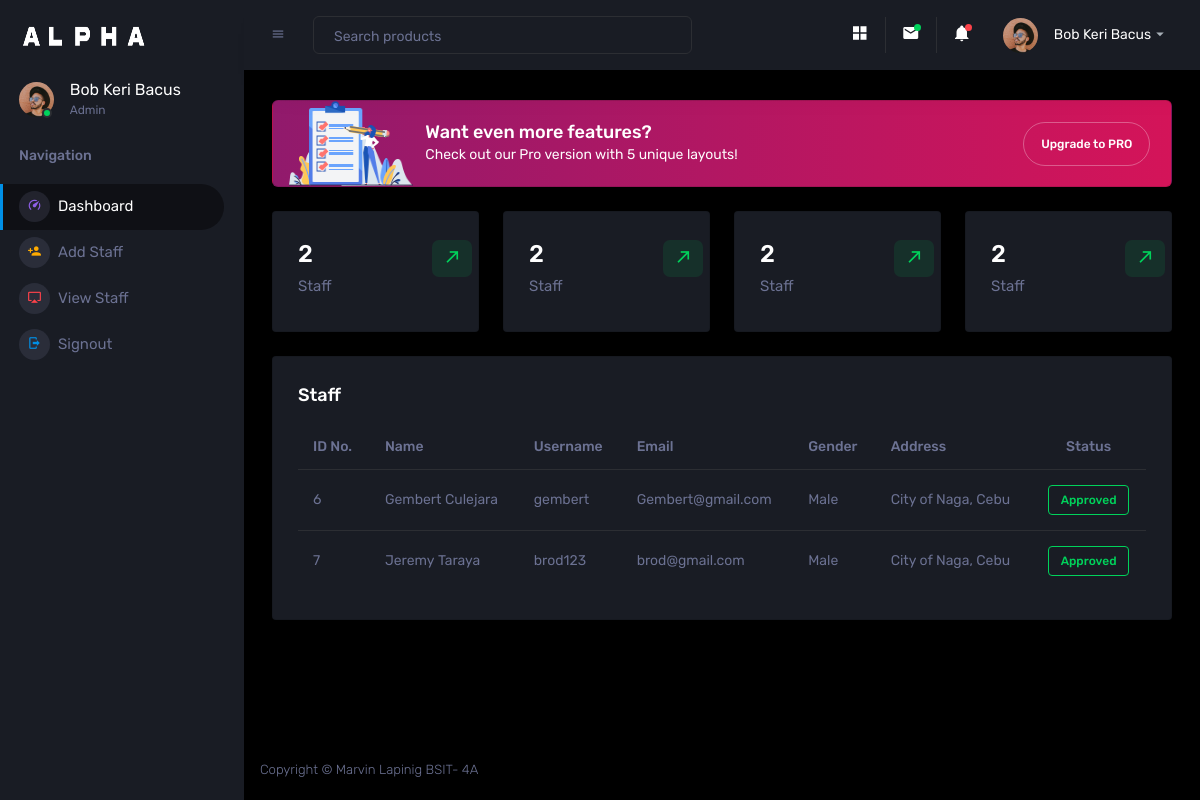
The page /Hod/Home (signed in) on the database its author committed.
### app/models.py (models this page shows, shortened)
class CustomUser(AbstractUser):
    USER = (
        ('1','HOD'),
        ('2', 'STAFF'),
    )
    user_type = models.CharField(choices=USER,max_length=50,default=1)
    profile_pic = models.ImageField(upload_to='media/profile_pic')

class Staff(models.Model):
    admin = models.OneToOneField(CustomUser, on_delete=models.CASCADE)
    address = models.TextField()
    gender = models.CharField(max_length=100)
    created_at = models.DateTimeField(auto_now_add=True)
    updated_at = models.DateTimeField(auto_now_add=True)

### admin_management_system/Hod_Views.py (the view)
# urls.py: path('Hod/Home',Hod_Views.HOME,name='hod_home'),
@login_required(login_url='/')
@cache_control(no_cache=True, must_revalidate=True, no_store=True)
def HOME(request):
    staff = Staff.objects.all()
    staff_count = Staff.objects.all().count()
    context = {
        'staff': staff,
        'staff_count': staff_count,
    }
    return render(request,'Hod/home.html',context)

### templates/Hod/home.html
{% extends 'base.html' %}
{% block content %}
<div class="content-wrapper">
            <div class="row">
              <div class="col-12 grid-margin stretch-card">
                <div class="card corona-gradient-card">
                  <div class="card-body py-0 px-0 px-sm-3">
                    <div class="row align-items-center">
                      <div class="col-4 col-sm-3 col-xl-2">
                        <img src="assets/images/dashboard/Group126@2x.png" class="gradient-corona-img img-fluid" alt="">
                      </div>
                      <div class="col-5 col-sm-7 col-xl-8 p-0">
                        <h4 class="mb-1 mb-sm-0">Want even more features?</h4>
                        <p class="mb-0 font-weight-normal d-none d-sm-block">Check out our Pro version with 5 unique layouts!</p>
                      </div>
                      <div class="col-3 col-sm-2 col-xl-2 pl-0 text-center">
                        <span>
                          <a href="https://www.bootstrapdash.com/product/corona-admin-template/" target="_blank" class="btn btn-outline-light btn-rounded get-started-btn">Upgrade to PRO</a>
                        </span>
                      </div>
                    </div>
                  </div>
                </div>
              </div>
            </div>
            <div class="row">
              <div class="col-xl-3 col-sm-6 grid-margin stretch-card">
                <div class="card">
                  <div class="card-body">
                    <div class="row">
                      <div class="col-9">
                        <div class="d-flex align-items-center align-self-start">
                          <h3 class="mb-0">{{staff_count}}</h3>
                        </div>
                      </div>
                      <div class="col-3">
                        <div class="icon icon-box-success">
                          <span class="mdi mdi-arrow-top-right icon-item"></span>
                        </div>
                      </div>
                    </div>
                    <h6 class="text-muted font-weight-normal">Staff</h6>
                  </div>
                </div>
              </div>
               <div class="col-xl-3 col-sm-6 grid-margin stretch-card">
                <div class="card">
                  <div class="card-body">
                    <div class="row">
                      <div class="col-9">
                        <div class="d-flex align-items-center align-self-start">
                          <h3 class="mb-0">{{staff_count}}</h3>
                        </div>
                      </div>
                      <div class="col-3">
                        <div class="icon icon-box-success">
                          <span class="mdi mdi-arrow-top-right icon-item"></span>
                        </div>
                      </div>
                    </div>
                    <h6 class="text-muted font-weight-normal">Staff</h6>
                  </div>
                </div>
              </div>
               <div class="col-xl-3 col-sm-6 grid-margin stretch-card">
                <div class="card">
                  <div class="card-body">
                    <div class="row">
                      <div class="col-9">
                        <div class="d-flex align-items-center align-self-start">
                          <h3 class="mb-0">{{staff_count}}</h3>
                        </div>
                      </div>
                      <div class="col-3">
                        <div class="icon icon-box-success">
                          <span class="mdi mdi-arrow-top-right icon-item"></span>
                        </div>
                      </div>
                    </div>
                    <h6 class="text-muted font-weight-normal">Staff</h6>
                  </div>
                </div>
              </div>
               <div class="col-xl-3 col-sm-6 grid-margin stretch-card">
                <div class="card">
                  <div class="card-body">
                    <div class="row">
                      <div class="col-9">
                        <div class="d-flex align-items-center align-self-start">
                          <h3 class="mb-0">{{staff_count}}</h3>
                        </div>
                      </div>
                      <div class="col-3">
                        <div class="icon icon-box-success">
                          <span class="mdi mdi-arrow-top-right icon-item"></span>
                        </div>
                      </div>
                    </div>
                    <h6 class="text-muted font-weight-normal">Staff</h6>
                  </div>
                </div>
              </div>
            </div>
            <div class="row ">
            <div class="col-lg-12 grid-margin stretch-card">
                <div class="card">
                  <div class="card-body">
                    <h4 class="card-title">Staff </h4>
                    <div class="table-responsive">
                      <table class="table">
                        <thead>
                          <tr>
                            <th>ID No.</th>
                            <th>Name</th>
                            <th>Username</th>
                            <th>Email</th>
                            <th>Gender</th>
                            <th>Address</th>
                            <th class="text-center">Status</th>
                          </tr>
                        </thead>
                        <tbody>
                        {% for i in staff %}
                        <tr>
                          <td>{{i.admin.id}}</td>
                          <td>{{i.admin.first_name}}&nbsp;{{i.admin.last_name}}</td>
                          <td>{{i.admin.username}}</td>
                          <td>{{i.admin.email}}</td>
                          <td>{{i.gender}}</td>
                          <td>{{i.address}}</td>
                          <td class="text-center">
                           <div class="badge badge-outline-success">Approved</div>
                          </td>
                        </tr>
                        {% endfor %}
                        </tbody>
                      </table>
                    </div>
                  </div>
                </div>
              </div>
            </div>
</div>
{% endblock %}

### templates/base.html (shortened to what this page needs)
<!DOCTYPE html>
<html lang="en">
{% load static %}
  <head>
    <link rel="stylesheet" href="{% static 'assets/vendors/mdi/css/materialdesignicons.min.css' %}">
    <link rel="stylesheet" href="{% static 'assets/vendors/css/vendor.bundle.base.css' %}">
    <link rel="stylesheet" href="{% static 'assets/vendors/jvectormap/jquery-jvectormap.css' %}">
    <link rel="stylesheet" href="{% static 'assets/vendors/flag-icon-css/css/flag-icon.min.css' %}">
    <link rel="stylesheet" href="{% static 'assets/vendors/owl-carousel-2/owl.carousel.min.css' %}">
    <link rel="stylesheet" href="{% static 'assets/vendors/owl-carousel-2/owl.theme.default.min.css' %}">
      <link rel="stylesheet" href="https://cdn.jsdelivr.net/npm/sweetalert2@11/dist/sweetalert2.min.css">
    <link rel="stylesheet" href="{% static 'assets/css/style.css' %}">
  </head>
  <body>
 <div class="container-scroller">
      {% include 'includes/sidebar.html' %}
    <div class="container-fluid page-body-wrapper">
        {% include 'includes/header.html'%}
        <div class="main-panel">
          {% block content %}
          {% endblock %}
         {% include 'includes/footer.html' %}
        </div>
      </div>
 </div>
  </body>
</html>

### templates/includes/sidebar.html (shortened to what this page needs)
{% load static %}
<nav class="sidebar sidebar-offcanvas" id="sidebar">
          <div class="sidebar-brand-wrapper d-none d-lg-flex align-items-center justify-content-center fixed-top">
            <a class="sidebar-brand brand-logo" href="{% url 'hod_home' %}"><img src="{% static 'assets/images/logo.png' %}" alt="logo" /></a>
          </div>
          <ul class="nav">
            <li class="nav-item profile">
              <div class="profile-desc">
                <div class="profile-pic">
                  <div class="count-indicator">
                    <img class="img-xs rounded-circle " src="{% static 'assets/images/faces/face15.jpg' %}" alt="">
                    <span class="count bg-success"></span>
                  </div>
                  <div class="profile-name">
                    <h5 class="mb-0 font-weight-normal">{{user.first_name}} {{ user.last_name}}</h5>
                    {% if user.user_type == '1' %}
                    <span>Admin</span>
                    {% elif user.user_type == '2' %}
                     <span>Staff</span>
                    {% endif %}
                  </div>
                </div>
              </div>
            </li>
            <li class="nav-item nav-category">
              <span class="nav-link">Navigation</span>
            </li>
            <li class="nav-item menu-items">
              <a class="nav-link" href="{% url 'hod_home' %}">
                <span class="menu-icon">
                  <i class="mdi mdi-speedometer"></i>
                </span>
                <span class="menu-title">Dashboard</span>
              </a>
            </li>
            <li class="nav-item menu-items">
              <a class="nav-link" href="{% url 'add_staff' %}">
                <span class="menu-icon">
                  <i class="mdi mdi-account-plus"></i>
                </span>
                <span class="menu-title">Add Staff</span>
              </a>
            </li>
            <li class="nav-item menu-items">
             <a class="nav-link" href="{% url 'view_staff' %}">
                <span class="menu-icon">
                  <i class="mdi mdi-airplay"></i>
                </span>
                <span class="menu-title">View Staff</span>
              </a>
            </li>
            <li class="nav-item menu-items">
             <a class="nav-link" href="{% url 'doLogout' %}">
                <span class="menu-icon">
                  <i class="mdi mdi-logout"></i>
                </span>
                <span class="menu-title">Signout</span>
              </a>
            </li>
          </ul>
      </nav>

### templates/includes/header.html (shortened to what this page needs)
{% load static %}
<nav class="navbar p-0 fixed-top d-flex flex-row">
          <div class="navbar-menu-wrapper flex-grow d-flex align-items-stretch">
            <button class="navbar-toggler navbar-toggler align-self-center" type="button" data-toggle="minimize">
              <span class="mdi mdi-menu"></span>
            </button>
            <ul class="navbar-nav w-100">
              <li class="nav-item w-100">
                <form class="nav-link mt-2 mt-md-0 d-none d-lg-flex search">
                  <input type="text" class="form-control" placeholder="Search products">
                </form>
              </li>
            </ul>
            <ul class="navbar-nav navbar-nav-right">
              <li class="nav-item nav-settings d-none d-lg-block">
                <a class="nav-link" href="#">
                  <i class="mdi mdi-view-grid"></i>
                </a>
              </li>
              <li class="nav-item dropdown border-left">
                <a class="nav-link count-indicator dropdown-toggle" id="messageDropdown" href="#" data-toggle="dropdown" aria-expanded="false">
                  <i class="mdi mdi-email"></i>
                  <span class="count bg-success"></span>
                </a>
              </li>
              <li class="nav-item dropdown border-left">
                <a class="nav-link count-indicator dropdown-toggle" id="notificationDropdown" href="#" data-toggle="dropdown">
                  <i class="mdi mdi-bell"></i>
                  <span class="count bg-danger"></span>
                </a>
              </li>
              <li class="nav-item dropdown">
                <a class="nav-link" id="profileDropdown" href="#" data-toggle="dropdown">
                  <div class="navbar-profile">
                    <img class="img-xs rounded-circle" src="{% static 'assets/images/faces/face15.jpg' %}" alt="">
                    <p class="mb-0 d-none d-sm-block navbar-profile-name">{{user.first_name}} {{ user.last_name}}</p>
                    <i class="mdi mdi-menu-down d-none d-sm-block"></i>
                  </div>
                </a>
              </li>
            </ul>
          </div>
        </nav>

### templates/includes/footer.html
{% load static %}
 <footer class="footer">
            <div class="d-sm-flex justify-content-center justify-content-sm-between">
              <span class="text-muted d-block text-center text-sm-left d-sm-inline-block">Copyright © Marvin Lapinig BSIT- 4A </span>
            </div>
          </footer>

### rows shown on the page
CustomUser: first_name "Bob Keri", last_name "Bacus"
Staff: admin.id "6", admin.first_name "Gembert", admin.last_name "Culejara", admin.username "gembert", admin.email "Gembert@gmail.com", gender "Male", address "City of Naga, Cebu"
Staff: admin.id "7", admin.first_name "Jeremy", admin.last_name "Taraya", admin.username "brod123", admin.email "brod@gmail.com", gender "Male", address "City of Naga, Cebu"

### other values the page prints
{{ staff_count }} "2"
